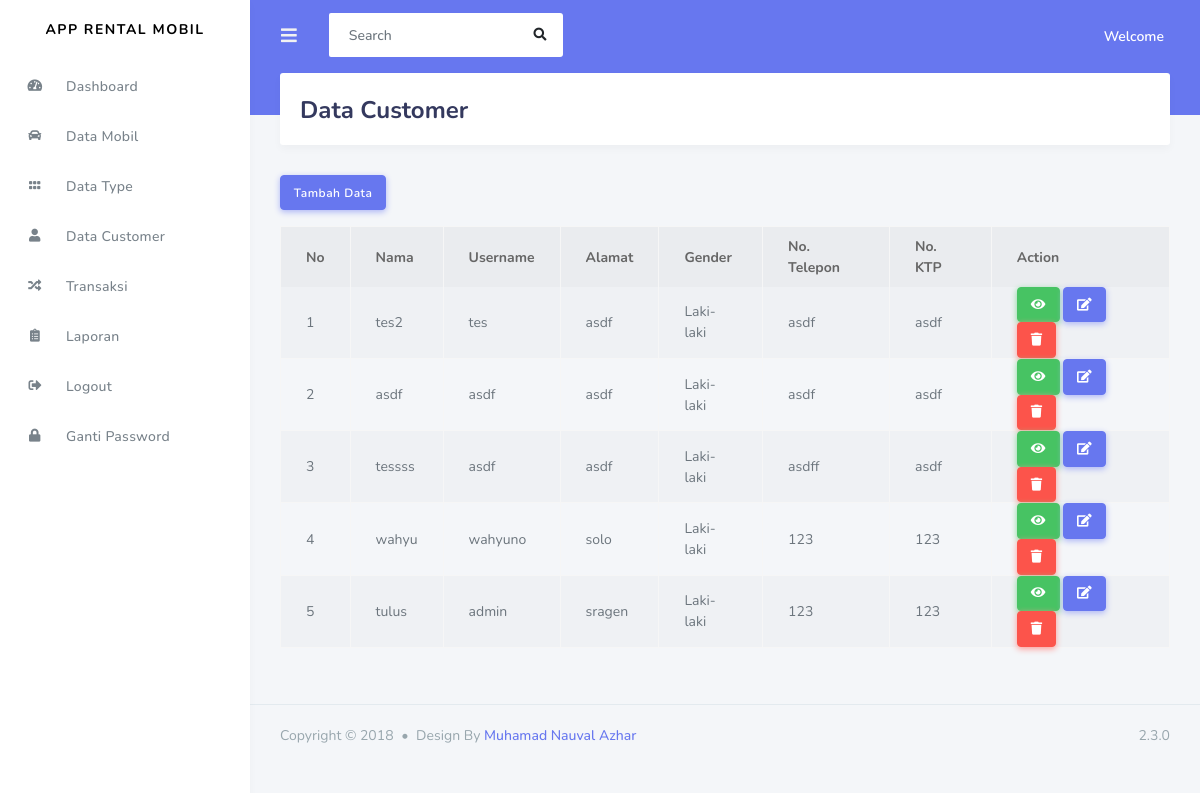
/index.php/admin/data_customer, run on the app's committed database.
### tables this page shows
CREATE TABLE `customer` (
  `id_customer` int(11) NOT NULL,
  `nama` varchar(120) NOT NULL,
  `username` varchar(120) NOT NULL,
  `alamat` varchar(120) NOT NULL,
  `gender` varchar(20) NOT NULL,
  `no_telepon` varchar(20) NOT NULL,
  `no_ktp` varchar(50) NOT NULL,
  `password` varchar(120) NOT NULL,
  `role_id` int(11) NOT NULL
);

### application/controllers/admin/Data_Customer.php (called while the page is built, shortened)
<?php
	class Data_customer extends CI_Controller
	{
		public function index()
		{
			$data['customer'] = $this->rental_model->get_data('customer')->result();
			$this->load->view('templates_admin/header');
			$this->load->view('templates_admin/sidebar');
			$this->load->view('admin/data_customer',$data);
			$this->load->view('templates_admin/footer');
		}
	}
 ?>

### index.php (called while the page is built, shortened)
<?php
require_once BASEPATH.'core/CodeIgniter.php';

### application/models/Rental_model.php (called while the page is built, shortened)
<?php
	class Rental_model extends CI_Model
	{
		public function get_data($table)
		{
			return $this->db->get($table);
		}
	}
 ?>

### application/views/admin/Data_customer.php (the view, shortened to what this page needs)
<div class="main-content">
        <section class="section">
          <div class="section-header">
            <h1>Data Customer</h1>
          </div>
          <a href="<?php echo base_url('admin/data_customer/tambah_customer') ?>" class="btn btn-primary mb-3">Tambah Data</a>
          <table class="table table-striped table-bordered">
          	<thead>
          		<tr>
              <th>No</th>
          		<th>Nama</th>
              <th>Username</th>
          		<th>Alamat</th>
              <th>Gender</th>
          		<th>No. Telepon</th>
          		<th>No. KTP</th>
          		<th>Action</th>
          		</tr>
          	</thead>
          	<tbody>
          		<?php
          		$no=1;
          		foreach ($customer as $cs) :?>
          			<tr>
	          			<td><?php echo $no++ ?></td>
	          			<td><?php echo $cs->nama ?></td>
                  <td><?php echo $cs->username ?></td>
	          			<td><?php echo $cs->alamat ?></td>
                  <td><?php echo $cs->gender ?></td>
	          			<td><?php echo $cs->no_telepon ?></td>
                  <td><?php echo $cs->no_ktp ?></td>
		          		<td>
		          			<a href="<?php echo base_url('admin/data_customer/detail_customer/').$cs->id_customer ?>" class="btn btn-small btn-success"><i class="fas fa-eye"></i></a>
		          			<a href="<?php echo base_url('admin/data_customer/update_customer/').$cs->id_customer ?>" class="btn btn-small btn-primary"><i class="fas fa-edit"></i></a>
                    <a href="<?php echo base_url('admin/data_customer/delete_customer/').$cs->id_customer ?>" class="btn btn-small btn-danger"><i class="fas fa-trash"></i></a>
		          		</td>
	          		</tr>
          		<?php endforeach ?>
          	</tbody>
          </table>
      </section>
</div>

### data on the page
customer: nama "tes2", username "tes", alamat "asdf", gender "Laki-laki", no_telepon "asdf", no_ktp "asdf"
customer: nama "asdf", username "asdf", alamat "asdf", gender "Laki-laki", no_telepon "asdf", no_ktp "asdf"
customer: nama "tessss", username "asdf", alamat "asdf", gender "Laki-laki", no_telepon "asdff", no_ktp "asdf"
customer: nama "wahyu", username "wahyuno", alamat "solo", gender "Laki-laki", no_telepon "123", no_ktp "123"
customer: nama "tulus", username "admin", alamat "sragen", gender "Laki-laki", no_telepon "123", no_ktp "123"
